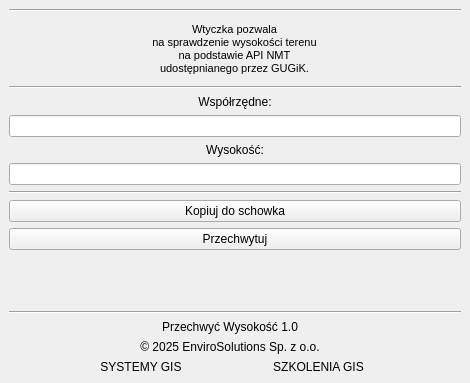
<?xml version="1.0" encoding="UTF-8"?>
<ui version="4.0">
 <class>PrzechwycWysokoscDockWidgetBase</class>
 <widget class="QDockWidget" name="PrzechwycWysokoscDockWidgetBase">
  <property name="geometry">
   <rect>
    <x>0</x>
    <y>0</y>
    <width>470</width>
    <height>383</height>
   </rect>
  </property>
  <property name="windowTitle">
   <string>Przechwyć Wysokość GUGiK NMT API</string>
  </property>
  <widget class="QWidget" name="dockWidgetContents">
   <layout class="QGridLayout" name="gridLayout">
    <item row="13" column="0">
     <widget class="QLineEdit" name="heightEdit">
      <property name="font">
       <font>
        <weight>75</weight>
        <bold>true</bold>
       </font>
      </property>
      <property name="alignment">
       <set>Qt::AlignCenter</set>
      </property>
     </widget>
    </item>
    <item row="12" column="0">
     <widget class="QLabel" name="label_3">
      <property name="text">
       <string>Wysokość:</string>
      </property>
      <property name="alignment">
       <set>Qt::AlignCenter</set>
      </property>
     </widget>
    </item>
    <item row="16" column="0">
     <widget class="QPushButton" name="captureButton">
      <property name="text">
       <string>Przechwytuj</string>
      </property>
      <property name="icon">
       <iconset resource="resources.qrc">
        <normaloff>:/plugins/przechwyc_wysokosc/icons/icon.png</normaloff>:/plugins/przechwyc_wysokosc/icons/icon.png</iconset>
      </property>
     </widget>
    </item>
    <item row="1" column="0">
     <layout class="QHBoxLayout" name="horizontalLayout">
      <property name="leftMargin">
       <number>5</number>
      </property>
      <property name="topMargin">
       <number>5</number>
      </property>
      <property name="rightMargin">
       <number>5</number>
      </property>
      <property name="bottomMargin">
       <number>5</number>
      </property>
      <item alignment="Qt::AlignHCenter|Qt::AlignVCenter">
       <widget class="QLabel" name="label">
        <property name="font">
         <font>
          <pointsize>8</pointsize>
         </font>
        </property>
        <property name="text">
         <string>&lt;html&gt;&lt;head/&gt;&lt;body&gt;&lt;p align=&quot;center&quot;&gt;Wtyczka pozwala&lt;br/&gt;na sprawdzenie wysokości terenu&lt;br/&gt;na podstawie API NMT&lt;br/&gt;udostępnianego przez GUGiK.&lt;/p&gt;&lt;/body&gt;&lt;/html&gt;</string>
        </property>
       </widget>
      </item>
     </layout>
    </item>
    <item row="14" column="0">
     <widget class="Line" name="line_2">
      <property name="orientation">
       <enum>Qt::Horizontal</enum>
      </property>
     </widget>
    </item>
    <item row="9" column="0">
     <widget class="Line" name="line_3">
      <property name="orientation">
       <enum>Qt::Horizontal</enum>
      </property>
     </widget>
    </item>
    <item row="10" column="0">
     <widget class="QLabel" name="label_2">
      <property name="text">
       <string>Współrzędne:</string>
      </property>
      <property name="alignment">
       <set>Qt::AlignCenter</set>
      </property>
     </widget>
    </item>
    <item row="0" column="0">
     <widget class="Line" name="line_4">
      <property name="orientation">
       <enum>Qt::Horizontal</enum>
      </property>
     </widget>
    </item>
    <item row="15" column="0">
     <widget class="QPushButton" name="copyButton">
      <property name="text">
       <string>Kopiuj do schowka</string>
      </property>
     </widget>
    </item>
    <item row="18" column="0">
     <spacer name="verticalSpacer_3">
      <property name="orientation">
       <enum>Qt::Vertical</enum>
      </property>
      <property name="sizeHint" stdset="0">
       <size>
        <width>20</width>
        <height>40</height>
       </size>
      </property>
     </spacer>
    </item>
    <item row="20" column="0">
     <widget class="Line" name="line">
      <property name="orientation">
       <enum>Qt::Horizontal</enum>
      </property>
     </widget>
    </item>
    <item row="21" column="0">
     <layout class="QHBoxLayout" name="horizontalLayout_3">
      <property name="topMargin">
       <number>0</number>
      </property>
      <property name="rightMargin">
       <number>10</number>
      </property>
      <item>
       <widget class="QLabel" name="label_4">
        <property name="maximumSize">
         <size>
          <width>40</width>
          <height>40</height>
         </size>
        </property>
        <property name="text">
         <string/>
        </property>
        <property name="pixmap">
         <pixmap resource="resources.qrc">:/plugins/przechwyc_wysokosc/icons/icon_pw.svg</pixmap>
        </property>
        <property name="scaledContents">
         <bool>true</bool>
        </property>
        <property name="margin">
         <number>5</number>
        </property>
       </widget>
      </item>
      <item>
       <layout class="QGridLayout" name="gridLayout_2">
        <property name="topMargin">
         <number>0</number>
        </property>
        <item row="2" column="1">
         <widget class="QLabel" name="lbl_email">
          <property name="text">
           <string>&lt;html&gt;&lt;head/&gt;&lt;body&gt;&lt;p&gt;&lt;a href=&quot;https://envirosolutions.pl/systemy-opensource-gis/?utm_source=stopka&amp;utm_medium=wtyczka&amp;utm_campaign=organic&amp;utm_term=nmt_gugik&quot;&gt;&lt;span style=&quot; text-decoration: underline; color:#0000ff;&quot;&gt;SYSTEMY GIS&lt;/span&gt;&lt;/a&gt;&lt;/p&gt;&lt;/body&gt;&lt;/html&gt;</string>
          </property>
          <property name="textFormat">
           <enum>Qt::RichText</enum>
          </property>
          <property name="alignment">
           <set>Qt::AlignCenter</set>
          </property>
          <property name="openExternalLinks">
           <bool>true</bool>
          </property>
          <property name="textInteractionFlags">
           <set>Qt::TextBrowserInteraction</set>
          </property>
         </widget>
        </item>
        <item row="2" column="2" alignment="Qt::AlignHCenter">
         <widget class="QLabel" name="label_6">
          <property name="text">
           <string>&lt;html&gt;&lt;head/&gt;&lt;body&gt;&lt;p&gt;&lt;a href=&quot;https://envirosolutions.pl/oferta-szkoleniowa/?utm_source=stopka&amp;utm_medium=wtyczka&amp;utm_campaign=organic&amp;utm_term=nmt_gugik&quot;&gt;&lt;span style=&quot; text-decoration: underline; color:#0000ff;&quot;&gt;SZKOLENIA GIS&lt;/span&gt;&lt;/a&gt;&lt;/p&gt;&lt;/body&gt;&lt;/html&gt;</string>
          </property>
          <property name="textFormat">
           <enum>Qt::RichText</enum>
          </property>
          <property name="alignment">
           <set>Qt::AlignCenter</set>
          </property>
          <property name="openExternalLinks">
           <bool>true</bool>
          </property>
          <property name="textInteractionFlags">
           <set>Qt::TextBrowserInteraction</set>
          </property>
         </widget>
        </item>
        <item row="1" column="1" colspan="2">
         <widget class="QLabel" name="lbl_copyrights">
          <property name="text">
           <string>&lt;html&gt;&lt;head/&gt;&lt;body&gt;&lt;p&gt;© 2025 EnviroSolutions Sp. z o.o.&lt;/p&gt;&lt;/body&gt;&lt;/html&gt;</string>
          </property>
          <property name="textFormat">
           <enum>Qt::RichText</enum>
          </property>
          <property name="alignment">
           <set>Qt::AlignCenter</set>
          </property>
          <property name="openExternalLinks">
           <bool>true</bool>
          </property>
          <property name="textInteractionFlags">
           <set>Qt::TextBrowserInteraction</set>
          </property>
         </widget>
        </item>
        <item row="0" column="1" colspan="2">
         <widget class="QLabel" name="lbl_pluginVersion">
          <property name="text">
           <string>Przechwyć Wysokość 1.0</string>
          </property>
          <property name="alignment">
           <set>Qt::AlignCenter</set>
          </property>
         </widget>
        </item>
       </layout>
      </item>
      <item>
       <widget class="QLabel" name="label_5">
        <property name="maximumSize">
         <size>
          <width>40</width>
          <height>40</height>
         </size>
        </property>
        <property name="text">
         <string/>
        </property>
        <property name="pixmap">
         <pixmap resource="resources.qrc">:/plugins/przechwyc_wysokosc/icons/logo.svg</pixmap>
        </property>
        <property name="scaledContents">
         <bool>true</bool>
        </property>
       </widget>
      </item>
     </layout>
    </item>
    <item row="11" column="0">
     <widget class="QLineEdit" name="coordsEdit">
      <property name="enabled">
       <bool>true</bool>
      </property>
      <property name="alignment">
       <set>Qt::AlignCenter</set>
      </property>
     </widget>
    </item>
   </layout>
  </widget>
 </widget>
 <connections/>
</ui>
